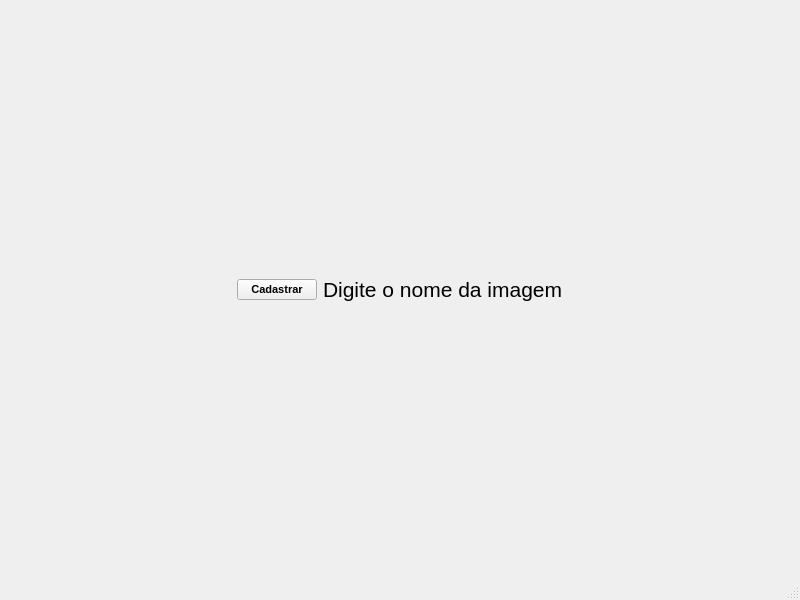
<?xml version="1.0" encoding="UTF-8"?>
<ui version="4.0">
 <class>MainWindow</class>
 <widget class="QMainWindow" name="MainWindow">
  <property name="geometry">
   <rect>
    <x>0</x>
    <y>0</y>
    <width>800</width>
    <height>600</height>
   </rect>
  </property>
  <property name="windowTitle">
   <string>MainWindow</string>
  </property>
  <widget class="QWidget" name="centralwidget">
   <layout class="QGridLayout" name="gridLayout">
    <item row="0" column="0">
     <layout class="QVBoxLayout" name="verticalLayout">
      <item>
       <spacer name="verticalSpacer">
        <property name="orientation">
         <enum>Qt::Vertical</enum>
        </property>
        <property name="sizeHint" stdset="0">
         <size>
          <width>20</width>
          <height>40</height>
         </size>
        </property>
       </spacer>
      </item>
      <item>
       <layout class="QHBoxLayout" name="horizontalLayout">
        <item>
         <spacer name="horizontalSpacer">
          <property name="orientation">
           <enum>Qt::Horizontal</enum>
          </property>
          <property name="sizeHint" stdset="0">
           <size>
            <width>40</width>
            <height>20</height>
           </size>
          </property>
         </spacer>
        </item>
        <item>
         <layout class="QGridLayout" name="gridLayout_2"/>
        </item>
        <item>
         <widget class="QPushButton" name="pushButton">
          <property name="font">
           <font>
            <pointsize>8</pointsize>
            <weight>75</weight>
            <bold>true</bold>
           </font>
          </property>
          <property name="text">
           <string>Cadastrar</string>
          </property>
         </widget>
        </item>
        <item>
         <widget class="QLabel" name="label">
          <property name="font">
           <font>
            <pointsize>16</pointsize>
           </font>
          </property>
          <property name="text">
           <string>Digite o nome da imagem</string>
          </property>
         </widget>
        </item>
        <item>
         <spacer name="horizontalSpacer_2">
          <property name="orientation">
           <enum>Qt::Horizontal</enum>
          </property>
          <property name="sizeHint" stdset="0">
           <size>
            <width>40</width>
            <height>20</height>
           </size>
          </property>
         </spacer>
        </item>
       </layout>
      </item>
      <item>
       <spacer name="verticalSpacer_2">
        <property name="orientation">
         <enum>Qt::Vertical</enum>
        </property>
        <property name="sizeHint" stdset="0">
         <size>
          <width>20</width>
          <height>40</height>
         </size>
        </property>
       </spacer>
      </item>
     </layout>
    </item>
   </layout>
  </widget>
  <widget class="QMenuBar" name="menubar">
   <property name="geometry">
    <rect>
     <x>0</x>
     <y>0</y>
     <width>800</width>
     <height>21</height>
    </rect>
   </property>
  </widget>
  <widget class="QStatusBar" name="statusbar"/>
 </widget>
 <resources/>
 <connections/>
</ui>
